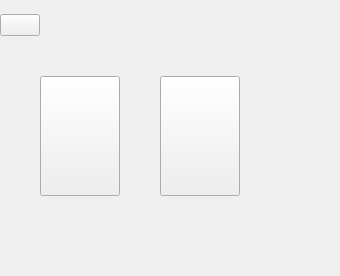
      <widget class="QWidget" name="playTypeSelect">
       <layout class="QGridLayout" name="gridLayout_10">
        <property name="leftMargin">
         <number>0</number>
        </property>
        <property name="topMargin">
         <number>0</number>
        </property>
        <property name="rightMargin">
         <number>0</number>
        </property>
        <property name="bottomMargin">
         <number>0</number>
        </property>
        <property name="spacing">
         <number>0</number>
        </property>
        <item row="0" column="0" colspan="8">
         <widget class="QLabel" name="playTypeSelectLogo">
          <property name="text">
           <string/>
          </property>
         </widget>
        </item>
        <item row="1" column="1">
         <widget class="QPushButton" name="playTypeSelect2Main">
          <property name="text">
           <string/>
          </property>
         </widget>
        </item>
        <item row="1" column="6">
         <spacer name="horizontalSpacer_13">
          <property name="orientation">
           <enum>Qt::Horizontal</enum>
          </property>
          <property name="sizeHint" stdset="0">
           <size>
            <width>40</width>
            <height>20</height>
           </size>
          </property>
         </spacer>
        </item>
        <item row="1" column="7">
         <spacer name="playTypeSelectHorizontalSpacer">
          <property name="orientation">
           <enum>Qt::Horizontal</enum>
          </property>
          <property name="sizeType">
           <enum>QSizePolicy::Fixed</enum>
          </property>
          <property name="sizeHint" stdset="0">
           <size>
            <width>100</width>
            <height>20</height>
           </size>
          </property>
         </spacer>
        </item>
        <item row="2" column="1">
         <spacer name="verticalSpacer_49">
          <property name="orientation">
           <enum>Qt::Vertical</enum>
          </property>
          <property name="sizeHint" stdset="0">
           <size>
            <width>20</width>
            <height>40</height>
           </size>
          </property>
         </spacer>
        </item>
        <item row="3" column="1">
         <spacer name="verticalSpacer_50">
          <property name="orientation">
           <enum>Qt::Vertical</enum>
          </property>
          <property name="sizeHint" stdset="0">
           <size>
            <width>20</width>
            <height>40</height>
           </size>
          </property>
         </spacer>
        </item>
        <item row="5" column="1">
         <spacer name="verticalSpacer_52">
          <property name="orientation">
           <enum>Qt::Vertical</enum>
          </property>
          <property name="sizeHint" stdset="0">
           <size>
            <width>20</width>
            <height>40</height>
           </size>
          </property>
         </spacer>
        </item>
        <item row="4" column="1">
         <spacer name="verticalSpacer_51">
          <property name="orientation">
           <enum>Qt::Vertical</enum>
          </property>
          <property name="sizeHint" stdset="0">
           <size>
            <width>20</width>
            <height>40</height>
           </size>
          </property>
         </spacer>
        </item>
        <item row="1" column="2">
         <spacer name="horizontalSpacer_8">
          <property name="orientation">
           <enum>Qt::Horizontal</enum>
          </property>
          <property name="sizeHint" stdset="0">
           <size>
            <width>40</width>
            <height>20</height>
           </size>
          </property>
         </spacer>
        </item>
        <item row="6" column="1">
         <spacer name="verticalSpacer_53">
          <property name="orientation">
           <enum>Qt::Vertical</enum>
          </property>
          <property name="sizeHint" stdset="0">
           <size>
            <width>20</width>
            <height>40</height>
           </size>
          </property>
         </spacer>
        </item>
        <item row="7" column="1">
         <spacer name="verticalSpacer_54">
          <property name="orientation">
           <enum>Qt::Vertical</enum>
          </property>
          <property name="sizeHint" stdset="0">
           <size>
            <width>20</width>
            <height>40</height>
           </size>
          </property>
         </spacer>
        </item>
        <item row="1" column="3" colspan="3">
         <widget class="QLabel" name="playTypeSelectTitle">
          <property name="text">
           <string/>
          </property>
         </widget>
        </item>
        <item row="7" column="3">
         <spacer name="horizontalSpacer_30">
          <property name="orientation">
           <enum>Qt::Horizontal</enum>
          </property>
          <property name="sizeHint" stdset="0">
           <size>
            <width>40</width>
            <height>20</height>
           </size>
          </property>
         </spacer>
        </item>
        <item row="7" column="5">
         <spacer name="horizontalSpacer_31">
          <property name="orientation">
           <enum>Qt::Horizontal</enum>
          </property>
          <property name="sizeHint" stdset="0">
           <size>
            <width>40</width>
            <height>20</height>
           </size>
          </property>
         </spacer>
        </item>
        <item row="7" column="4">
         <spacer name="horizontalSpacer_32">
          <property name="orientation">
           <enum>Qt::Horizontal</enum>
          </property>
          <property name="sizeHint" stdset="0">
           <size>
            <width>40</width>
            <height>20</height>
           </size>
          </property>
         </spacer>
        </item>
        <item row="3" column="5" rowspan="3" colspan="2">
         <widget class="QPushButton" name="playTypeSelect2Multiplayer">
          <property name="sizePolicy">
           <sizepolicy hsizetype="Expanding" vsizetype="Preferred">
            <horstretch>0</horstretch>
            <verstretch>0</verstretch>
           </sizepolicy>
          </property>
          <property name="text">
           <string/>
          </property>
         </widget>
        </item>
        <item row="3" column="2" rowspan="3" colspan="2">
         <widget class="QPushButton" name="playTypeSelect2SinglePlayer">
          <property name="sizePolicy">
           <sizepolicy hsizetype="Expanding" vsizetype="Preferred">
            <horstretch>0</horstretch>
            <verstretch>0</verstretch>
           </sizepolicy>
          </property>
          <property name="text">
           <string/>
          </property>
         </widget>
        </item>
       </layout>
      </widget>
